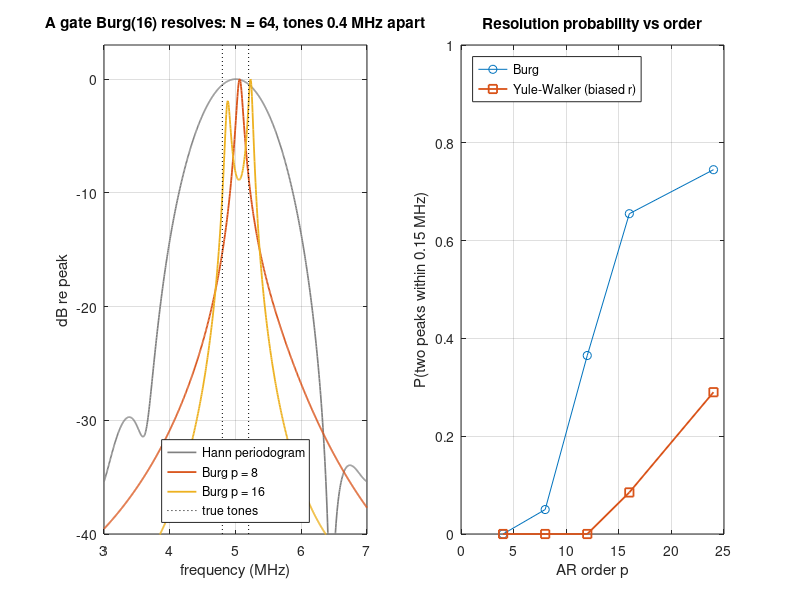

MATLAB code for this plot:
%% m27_ar_burg.m  -  parametric (AR) spectra for short gates: Burg vs Yule-Walker vs periodogram
% Purpose : (1) two tones 0.4 MHz apart in a 64-sample gate (1.6 us at 40 MHz,
%               1.23 mm of depth): the periodogram cannot separate them
%               (Rayleigh resolution fs/N = 0.625 MHz); Burg AR(p) can once p
%               is large enough; Yule-Walker (biased autocorrelation = implicit
%               triangular window) needs a much higher order;
%           (2) AIC order selection: N ln(E_p) + 2p;
%           (3) on a short speckle gate, the spectral centroid from Burg AR vs a
%               Hann periodogram: both unbiased, AR about 20 % lower std, and
%               the AR order hardly matters because the one-sided centroid is
%               fs/4 - (2 fs/pi^2) sum_{odd l} rho(l)/l^2, dominated by lag 1,
%               and every Burg model of order >= l shares rho(0..l).
% Change  : N, tone separation, SNR, model order p.
% Expect  : P(resolved) Burg 0.37 / 0.66 / 0.75 at p = 12 / 16 / 24;
%           Yule-Walker 0.00 / 0.09 / 0.29; Hann periodogram 0.02; AIC picks
%           p = 16 (median). Speckle centroid std 0.36 MHz (periodogram) vs
%           0.29 MHz (Burg, any order).
clear; close all; rng(1);  clear x1;

%% Parameters
fs = 40;  N = 64;  f1 = 4.8;  f2 = 5.2;     % MHz, samples
snr_dB = 20;                                % per tone: (A^2/2)/sigma^2 with A = 1
ntr = 200;  orders = [4 8 12 16 24];
fg = linspace(3, 7, 801)';                  % evaluation grid (MHz)
E1 = exp(-1i*2*pi*fg/fs*(0:max(orders)));   % e^{-j 2 pi f k / fs}
arpsd = @(a, E) E./abs(E1(:, 1:numel(a))*a).^2;
% Burg recursion is written out inline below (scripts cannot hold local functions portably)

%% 1. Resolution test
fprintf('Two tones %.1f and %.1f MHz, N = %d (%.2f us), SNR %d dB per tone, %d trials\n', f1, f2, N, N/fs, snr_dB, ntr);
fprintf('Periodogram Rayleigh resolution fs/N = %.3f MHz > separation %.1f MHz\n', fs/N, f2 - f1);
resB = zeros(numel(orders), 2);  resY = resB;  resP = 0;  aicSel = zeros(ntr, 1);
n = (0:N-1)';  sig = sqrt(0.5*10^(-snr_dB/10));
for t = 1:ntr
  x = cos(2*pi*f1/fs*n + 2*pi*rand) + cos(2*pi*f2/fs*n + 2*pi*rand) + sig*randn(N, 1);
  % --- Burg up to max order, storing every intermediate model
  pmax = max(orders);  ef = x;  eb = x;  a = 1;  Ep = zeros(pmax+1, 1);  Ep(1) = x'*x/N;  Aall = cell(pmax, 1);
  for m = 0:pmax-1
    ff = ef(m+2:N);  bb = eb(m+1:N-1);
    k = -2*(bb'*ff)/(ff'*ff + bb'*bb);
    a = [a; 0] + k*flipud([a; 0]);
    ef(m+2:N) = ff + k*bb;  eb(m+2:N) = bb + k*ff;
    Ep(m+2) = Ep(m+1)*(1 - k^2);  Aall{m+1} = a;
  end
  aic = N*log(Ep) + 2*(0:pmax)';  [~, im] = min(aic);  aicSel(t) = im - 1;
  % --- Yule-Walker with the biased autocorrelation estimate
  r = zeros(pmax+1, 1);  for l = 0:pmax, r(l+1) = x(1:N-l)'*x(1+l:N)/N; end
  for io = 1:numel(orders)
    p = orders(io);
    for meth = 1:2
      if meth == 1, ap = Aall{p}; Pp = arpsd(ap, Ep(p+1));
      else, ay = [1; -toeplitz(r(1:p))\r(2:p+1)]; Pp = arpsd(ay, r(1) + r(2:p+1)'*ay(2:end)); end
      pk = find(Pp(2:end-1) > Pp(1:end-2) & Pp(2:end-1) >= Pp(3:end) & Pp(2:end-1) > 0.01*max(Pp)) + 1;
      ok = numel(pk) == 2 && all(abs(sort(fg(pk)) - [f1; f2]) < 0.15);
      if meth == 1 && p == 16 && ok && ~exist('x1', 'var'), x1 = x; A1 = Aall; E1p = Ep; end
      if meth == 1, resB(io, :) = resB(io, :) + [ok, numel(pk) > 2]; else, resY(io, :) = resY(io, :) + [ok, numel(pk) > 2]; end
    end
  end
  Px = abs(exp(-1i*2*pi*fg/fs*n')*(x.*(0.5 - 0.5*cos(2*pi*(n + 0.5)/N)))).^2;
  pk = find(Px(2:end-1) > Px(1:end-2) & Px(2:end-1) >= Px(3:end) & Px(2:end-1) > 0.01*max(Px)) + 1;
  resP = resP + (numel(pk) == 2 && all(abs(sort(fg(pk)) - [f1; f2]) < 0.15));
end
fprintf('\n order p   Burg: P(resolved)  P(>2 peaks)   Yule-Walker: P(resolved)\n');
for io = 1:numel(orders)
  fprintf('   %3d        %5.3f          %5.3f              %5.3f\n', orders(io), resB(io, 1)/ntr, resB(io, 2)/ntr, resY(io, 1)/ntr);
end
fprintf(' Hann periodogram: P(resolved) = %.3f\n', resP/ntr);
qs = sort(aicSel);
fprintf(' AIC-selected Burg order: median %d, 10-90 %% range %d-%d\n', median(aicSel), qs(round(0.1*ntr)), qs(round(0.9*ntr)));

%% 3. Short speckle gate: centroid from Burg AR(p) vs Hann periodogram
f0 = 5;  sigf = 0.6*f0/(2*sqrt(2*log(2)));  Nf = 1024;
fF = (0:Nf-1)'*fs/Nf;  fF(fF >= fs/2) = fF(fF >= fs/2) - fs;
H = exp(-(abs(fF) - f0).^2/(2*sigf^2));
fc = linspace(0.5, 12, 1151)';  Ec = exp(-1i*2*pi*fc/fs*(0:16));
cen = @(P) sum(fc.*P)/sum(P);
ntr2 = 500;  Cp = zeros(ntr2, 1);  Cb = zeros(ntr2, 3);  pl = [4 8 16];
wN = 0.5 - 0.5*cos(2*pi*(n + 0.5)/N);  En = exp(-1i*2*pi*fc/fs*n');
for t = 1:ntr2
  x = real(ifft(fft(randn(Nf, 1)).*H));  x = x(1:N);
  Cp(t) = cen(abs(En*(x.*wN)).^2);
  ef = x;  eb = x;  a = 1;  Ep = x'*x/N;
  for m = 0:max(pl)-1
    ff = ef(m+2:N);  bb = eb(m+1:N-1);  k = -2*(bb'*ff)/(ff'*ff + bb'*bb);
    a = [a; 0] + k*flipud([a; 0]);  ef(m+2:N) = ff + k*bb;  eb(m+2:N) = bb + k*ff;  Ep = Ep*(1 - k^2);
    j = find(pl == m + 1);  if ~isempty(j), Cb(t, j) = cen(Ep./abs(Ec(:, 1:numel(a))*a).^2); end
  end
end
fprintf('\nSpeckle gate N = %d (%.2f mm), true power-spectrum centroid %.2f MHz, %d gates:\n', N, N/fs*1.54/2, f0, ntr2);
fprintf('  Hann periodogram : mean %.3f MHz, std %.3f MHz\n', mean(Cp), std(Cp));
for j = 1:numel(pl), fprintf('  Burg AR(%2d)      : mean %.4f MHz, std %.4f MHz\n', pl(j), mean(Cb(:, j)), std(Cb(:, j))); end

%% Figures
figure('Position', [100 100 950 380]);
subplot(1, 2, 1);
Px1 = abs(exp(-1i*2*pi*fg/fs*n')*(x1.*(0.5 - 0.5*cos(2*pi*(n + 0.5)/N)))).^2;
plot(fg, 10*log10(Px1/max(Px1)), 'Color', [0.5 0.5 0.5], 'LineWidth', 1.2); hold on;
for p = [8 16]
  Pp = arpsd(A1{p}, E1p(p+1));  plot(fg, 10*log10(Pp/max(Pp)), 'LineWidth', 1.3);
end
plot([f1 f1], [-40 3], 'k:', [f2 f2], [-40 3], 'k:');
ylim([-40 3]); grid on; xlabel('frequency (MHz)'); ylabel('dB re peak');
legend('Hann periodogram', 'Burg p = 8', 'Burg p = 16', 'true tones', 'Location', 'south');
title(sprintf('A gate Burg(16) resolves: N = %d, tones %.1f MHz apart', N, f2 - f1));
subplot(1, 2, 2);
plot(orders, resB(:, 1)/ntr, 'o-', orders, resY(:, 1)/ntr, 's-', 'LineWidth', 1.3); grid on;
xlabel('AR order p'); ylabel('P(two peaks within 0.15 MHz)'); ylim([0 1]);
legend('Burg', 'Yule-Walker (biased r)', 'Location', 'northwest');
title('Resolution probability vs order');
